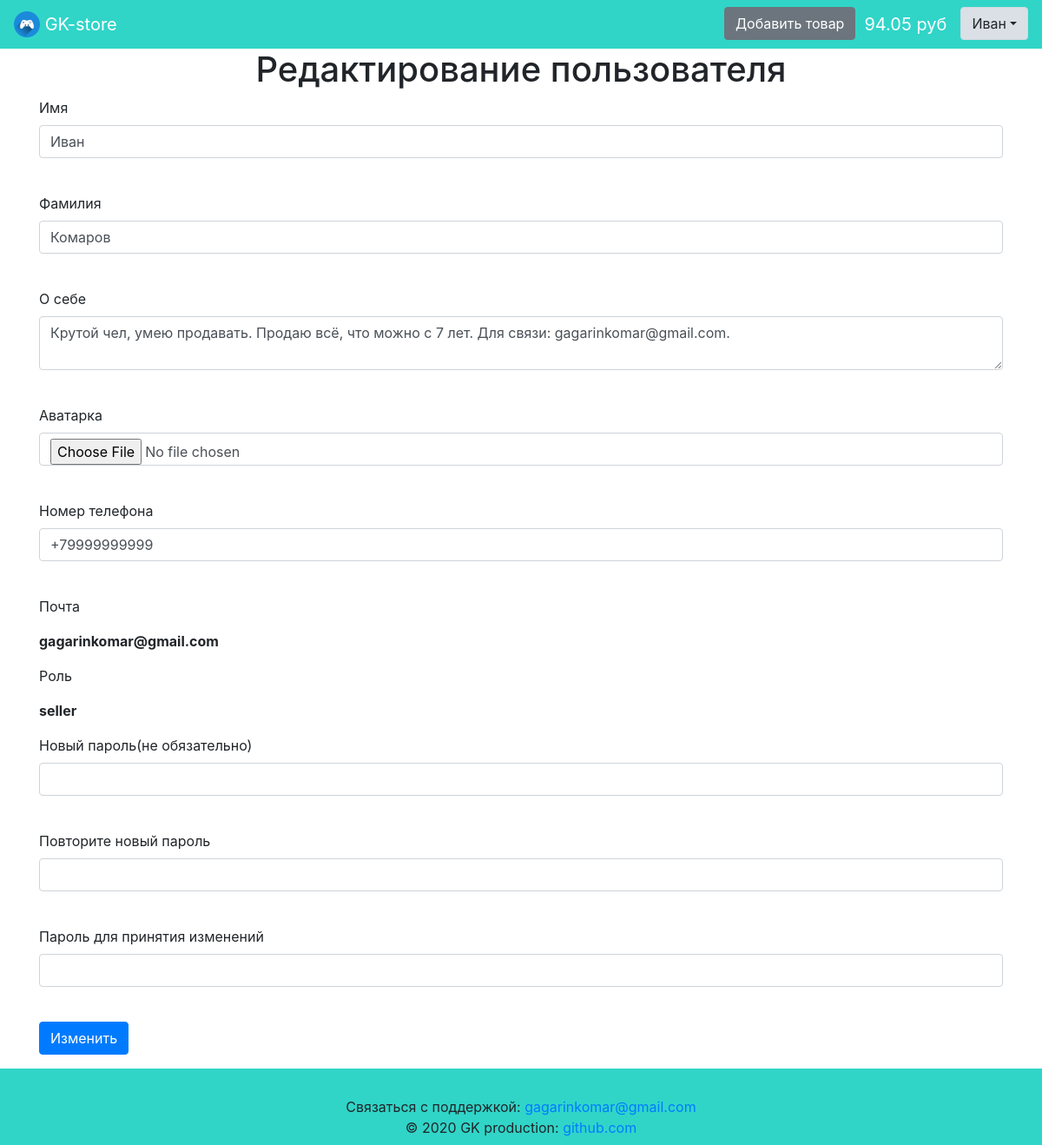
The app's page /user (signed in), older data.
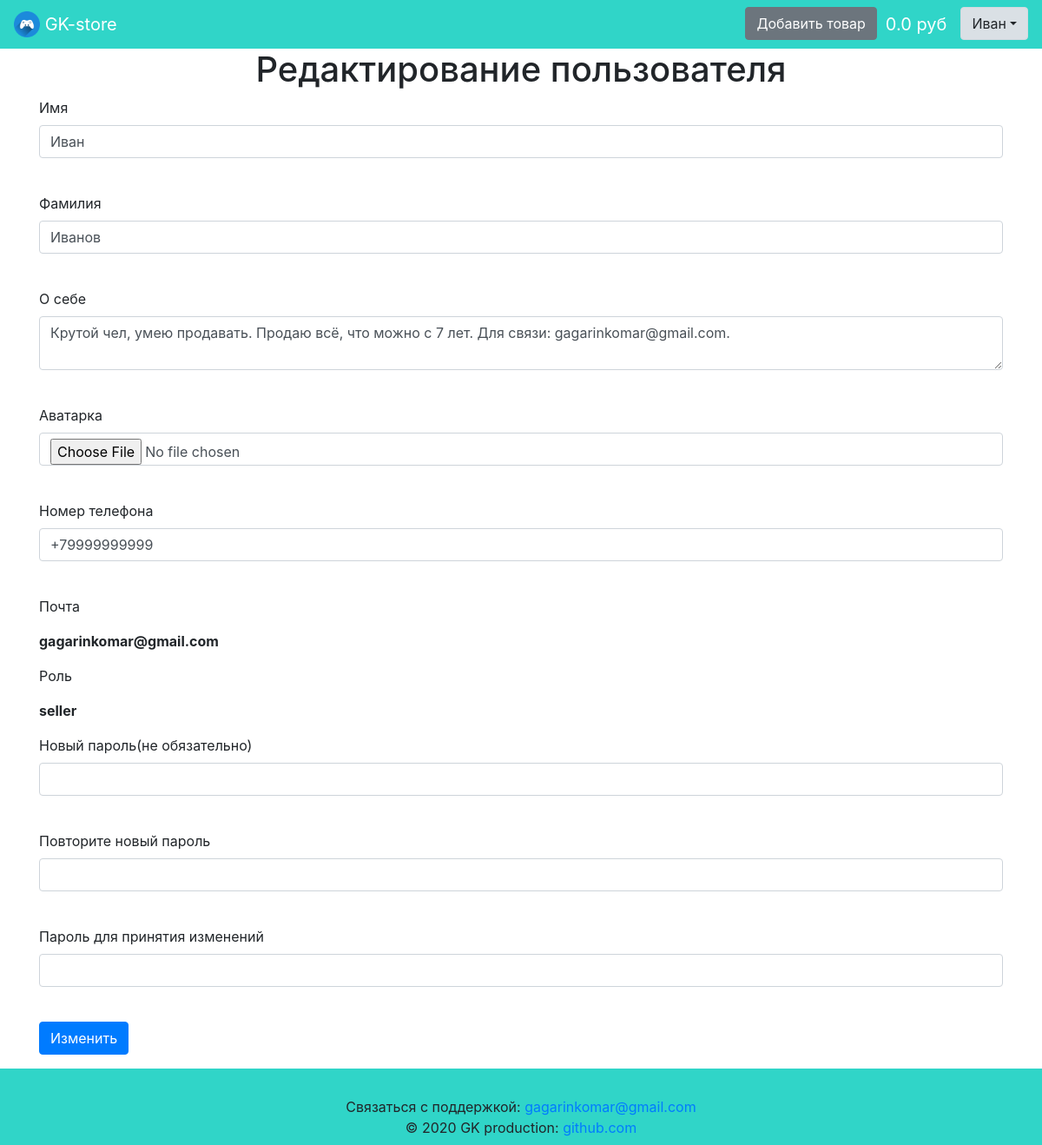
The same page, newer data.
### data/users.py (models this page shows, shortened)
class User(SqlAlchemyBase, UserMixin, SerializerMixin):
    __tablename__ = 'users'
    id = sqlalchemy.Column(sqlalchemy.Integer,
                           primary_key=True, autoincrement=True)
    name = sqlalchemy.Column(sqlalchemy.String)
    surname = sqlalchemy.Column(sqlalchemy.String, default='')
    about = sqlalchemy.Column(sqlalchemy.String,
                              default='Информация отсутствует.')
    phone_number = sqlalchemy.Column(sqlalchemy.String, default='Не указан.')
    email = sqlalchemy.Column(sqlalchemy.String, index=True, unique=True)
    balance = sqlalchemy.Column(sqlalchemy.Float, default=0)
    permission = sqlalchemy.Column(sqlalchemy.String)
    sum_rating = sqlalchemy.Column(sqlalchemy.Integer, default=0)
    count_rating = sqlalchemy.Column(sqlalchemy.Integer, default=0)
    hashed_password = sqlalchemy.Column(sqlalchemy.String)
    created_date = sqlalchemy.Column(sqlalchemy.DateTime,
                                     default=datetime.datetime.now)
    last_changed_date = sqlalchemy.Column(sqlalchemy.DateTime,
                                     default=datetime.datetime.now)
    avatar_source = sqlalchemy.Column(sqlalchemy.String,
                                      default='default_avatar.png')
    products = orm.relation('Product', back_populates='user')
    if permission == 'seller':
        transactions = orm.relation('Transaction', back_populates='seller')
    elif permission == 'buyer':
        transactions = orm.relation('Transaction', back_populates='buyer')

### app.py (the view, shortened to what this page needs)
@app.route('/user', methods=['GET', 'POST'])
@login_required
def user():
    email, permission = None, None
    form = EditUserForm()
    if request.method == 'GET':
        session = db_session.create_session()
        user = session.query(User).filter(User.id == current_user.id).first()
        if user:
            form.name.data = user.name
            form.surname.data = user.surname
            form.about.data = user.about
            form.avatar_source.data = user.avatar_source
            form.phone_number.data = user.phone_number
            email = user.email
            permission = user.permission
        else:
            abort(404)
    return render_template('register.html',
                           title='Редактирование пользователя',
                           email=email, form=form, permission=permission)

### data/forms.py
class EditUserForm(FlaskForm):
    name = StringField('Имя', validators=[DataRequired(), Length(
        min=3, max=10)])
    surname = StringField('Фамилия', validators=[Length(max=20)])
    about = TextAreaField('О себе', validators=[Length(max=100)])
    avatar_source = FileField('Аватарка')
    phone_number = StringField('Номер телефона', validators=[Length(max=20)])
    password_new = PasswordField('Новый пароль(не обязательно)', validators=[
        Length(max=35)])
    password_again = PasswordField('Повторите новый пароль')
    password = PasswordField('Пароль для принятия изменений', validators=[
        DataRequired()])
    submit = SubmitField('Изменить')

### app.py (called while the page is built)
@login_manager.user_loader
def load_user(user_id):
    session = db_session.create_session()
    return session.query(User).get(user_id)

### data/db_session.py (called while the page is built)
def create_session() -> Session:
    global __factory
    return __factory()

### templates/register.html (shortened to what this page needs)
{% extends "base.html" %}
{% block content %}
    <h1 align="center">{{ title }}</h1>
    <form action="" method="post" enctype="multipart/form-data">
        <p>
            {{ form.name.label }}<br>
            {{ form.name(class="form-control") }}<br>
        </p>
        <p>
            {{ form.surname.label }}<br>
            {{ form.surname(class="form-control") }}<br>
        </p>
        <p>
            {{ form.about.label }}<br>
            {{ form.about(class="form-control") }}<br>
        </p>
        <p>
            {{ form.avatar_source.label }}<br>
            {{ form.avatar_source(class="form-control") }}<br>
        </p>
        <p>
            {{ form.phone_number.label }}<br>
            {{ form.phone_number(class="form-control", type="tel") }}<br>
        </p>
        {% if email %}
            <p>Почта</p>
            <p><b>{{ email }}</b></p>
        {% endif %}
        {% if permission %}
            <p>Роль</p>
            <p><b>{{ permission }}</b></p>
        {% endif %}
        <p>
        {{ form.password_new.label }}<br>
        {{ form.password_new(class="form-control", type="password") }}<br>
        </p>
        <p>
            {{ form.password_again.label }}<br>
            {{ form.password_again(class="form-control", type="password") }}<br>
        </p>
        {% if form.password %}
            <p>
            {{ form.password.label }}<br>
            {{ form.password(class="form-control", type="password") }}<br>
        </p>
        {% endif %}
        <p>{{ form.submit(type="submit", class="btn btn-primary") }}</p>
    </form>
{% endblock %}

### templates/base.html (shortened to what this page needs)
<!doctype html>
<html lang="ru">
<head>
    {% block head %}
    <link rel="stylesheet"
          href="https://stackpath.bootstrapcdn.com/bootstrap/4.4.1/css/bootstrap.min.css"
>
    <link rel="stylesheet" type="text/css" href="{{ url_for('static', filename='css/style.css') }}" />
    {% endblock %}
</head>
<body>
<div class="wrapper">
    <div class="content">
        <header>
            <nav class="navbar navbar-dark navbar-expand" style="background-color: #30D5C8;">
                <a class="navbar-brand" href="/">
                    <img src="/static/img/logo.png" width="30" height="30" class="d-inline-block align-top" alt="">
                    GK-store
                </a>
                {% if current_user.is_authenticated %}
                    <p>
                        <ul class="navbar-nav ml-auto">
                        {% if current_user.permission == 'seller' %}
                            <li class="nav-item"><a href="/product" class="btn btn-secondary">Добавить товар</a></li>
                        {% endif %}
                        <li class="nav-item"><a class="navbar-brand padding-left" href="/balance">{{ current_user.balance|round(2) }} руб</a></li>
                        <li class="nav-item">
                            <div class="dropdown show">
                                <a class="btn btn-light dropdown-toggle"  data-toggle="dropdown">{{ current_user.name }}</a>
                            </div>
                        </li>
                        </ul>
                    </p>
                {% endif %}
            </nav>
        </header>
        <main role="main" class="container wrapper">
            {% block content %}{% endblock %}
        </main>
    </div>
    <div class="footer">
        <footer class="page-footer font-small pt-4" style="background-color: #30D5C8;">
            <div class="footer-copyright text-center py-2">
                Связаться с поддержкой:
                <a href="mailto:gagarinkomar@gmail.com?subject=Нужна помощь по GK-store">gagarinkomar@gmail.com</a><br>
                © 2020 GK production:
                <a href="https://github.com/gagarinkomar/">github.com</a>
            </div>
        </footer>
    </div>
</div>
</body>
</html>

Row changes from the older to the newer data that the page shows:
changed User "Иван": balance "94.05" → "0.0"; surname "Комаров" → "Иванов"
